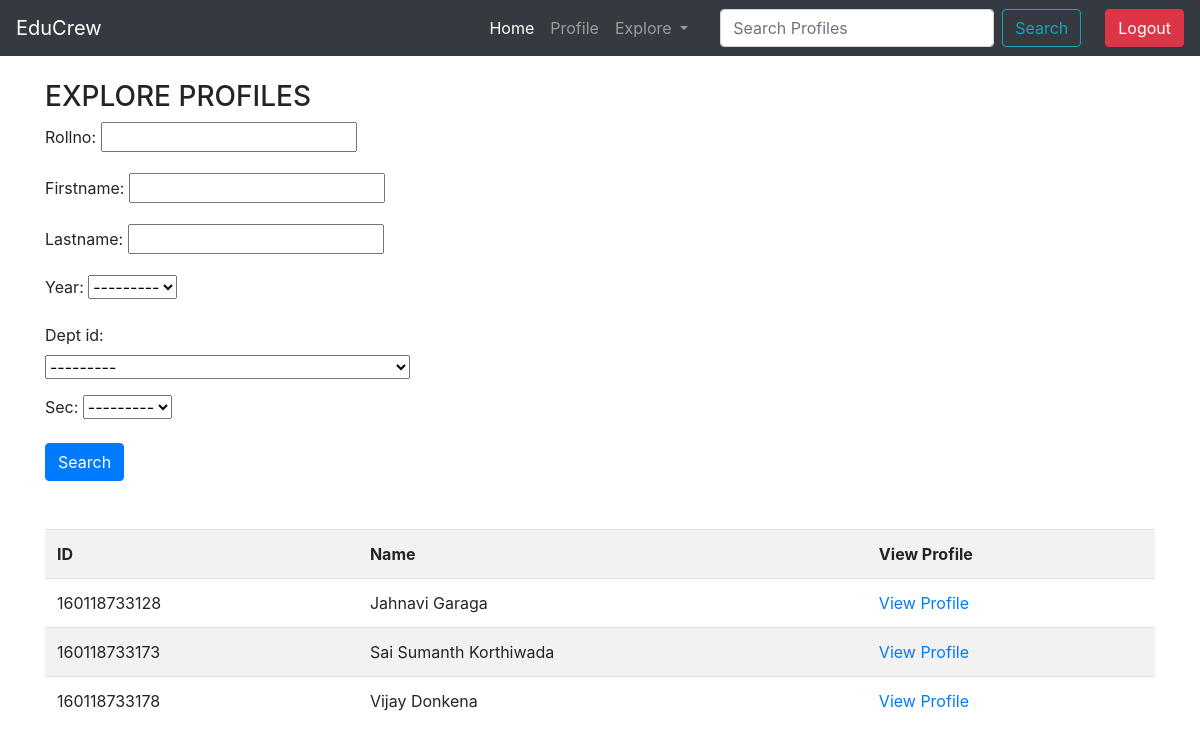
/explore/students/ (signed in), run on an earlier commit of the app's database.
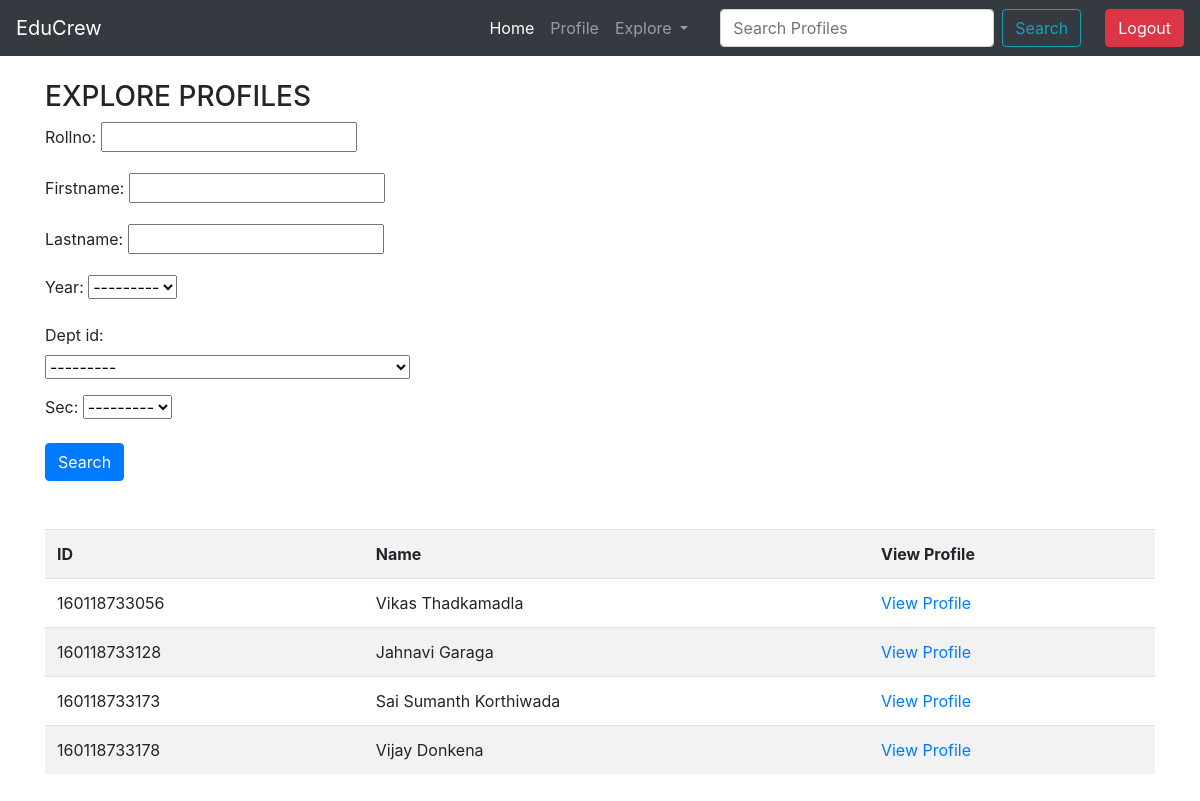
And on a later commit of the database.
### educrew/models.py (models this page shows)
class Student(models.Model):
    rollno = models.IntegerField(primary_key=True)
    firstname = models.CharField(max_length=100, null=True)
    lastname = models.CharField(max_length=100, null=True)
    email = models.CharField(max_length=100)
    phoneno = models.IntegerField(null=True)
    YEAR = ((1,1),(2,2),(3,3),(4,4))
    SEC=((1,1),(2,2),(3,3))
    year = models.IntegerField(choices=YEAR, null=True)
    dept_id = models.ForeignKey(Dept, null=True, on_delete=models.SET_NULL) #cascade
    sec = models.IntegerField(choices=SEC, null=True)
    def __str__(self):
        return self.firstname +" "+  self.lastname

### educrew/views.py (the view)
# urls.py: path('explore/students/', views.exploreStudents, name="exploreStudents"),
@login_required(login_url='login')
def exploreStudents(request):
    students = Student.objects.all()
    sfilter = StudentFilter(request.GET, queryset=students)
    students = sfilter.qs
    context = {'students':students, 'sfilter':sfilter,}
    return render(request,'educrew/exploreStudents.html',context)

### educrew/models.py (called while the page is built)
    def __str__(self):
        return self.dept_name

### educrew/templates/educrew/exploreStudents.html
{% extends 'educrew/main.html' %}
{% load static %}
{% block content %}
<h3>EXPLORE PROFILES</h3>
<form method="GET" action="">
    <div class="form-row">
        <div class="col-4">{{sfilter.form.as_p}}</div>
    </div>
    <button class="btn btn-primary" type="submit">Search</button>
</form>
<br>
<br>
<div class="mb-lg-5">
<table class="table table-striped  my-lg-0" style="margin-bottom: 100px;">
    <tr>
        <td class="font-weight-bold">ID</td>
        <td class="font-weight-bold">Name</td>
        <td class="font-weight-bold">View Profile</td>
    </tr>
    {% for student in students %}
    <tr>
        <td>
            {{student.rollno}}
        </td>
        <td>
            {{student}}
        </td>
        <td><a href="">View Profile</a></td>
    </tr>
    {% endfor %}
</table>
</div>
{% endblock content %}

What changed in the data, as far as the page shows it:
added Student: rollno "160118733056", firstname+lastname "Vikas Thadkamadla"
